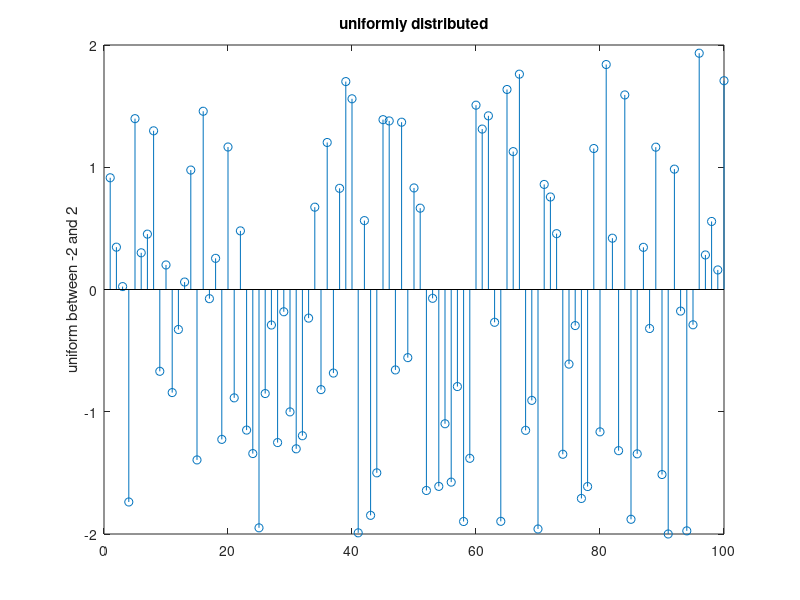
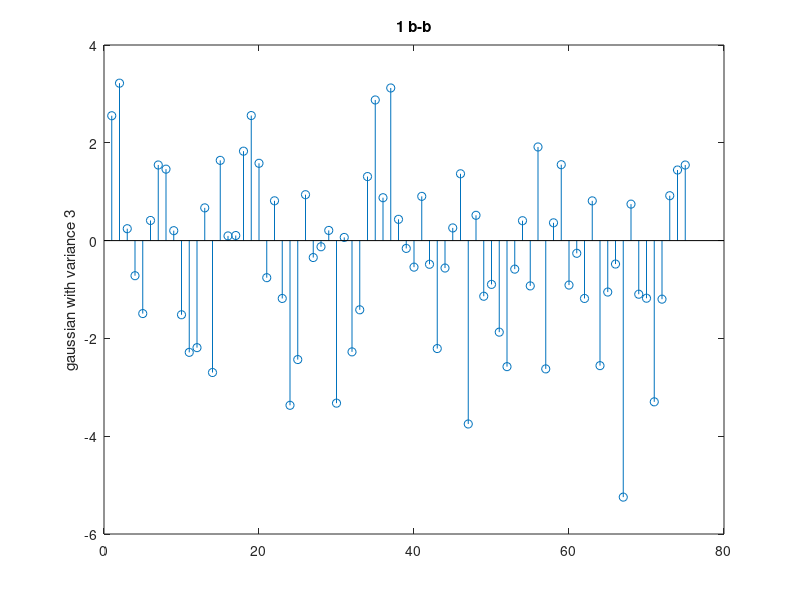

Write the MATLAB code that produced these figures, in order.
close all
clear all

x=rand(1,100);

y=4*x-2;
figure

stem(y);
title('uniformly distributed');
ylabel('uniform between -2 and 2');

%% 1 b-b
x=randn(1,75);
y=sqrt(3/var(x)).*x;
figure

stem(y);
title('1 b-b');
ylabel('gaussian with variance 3');
